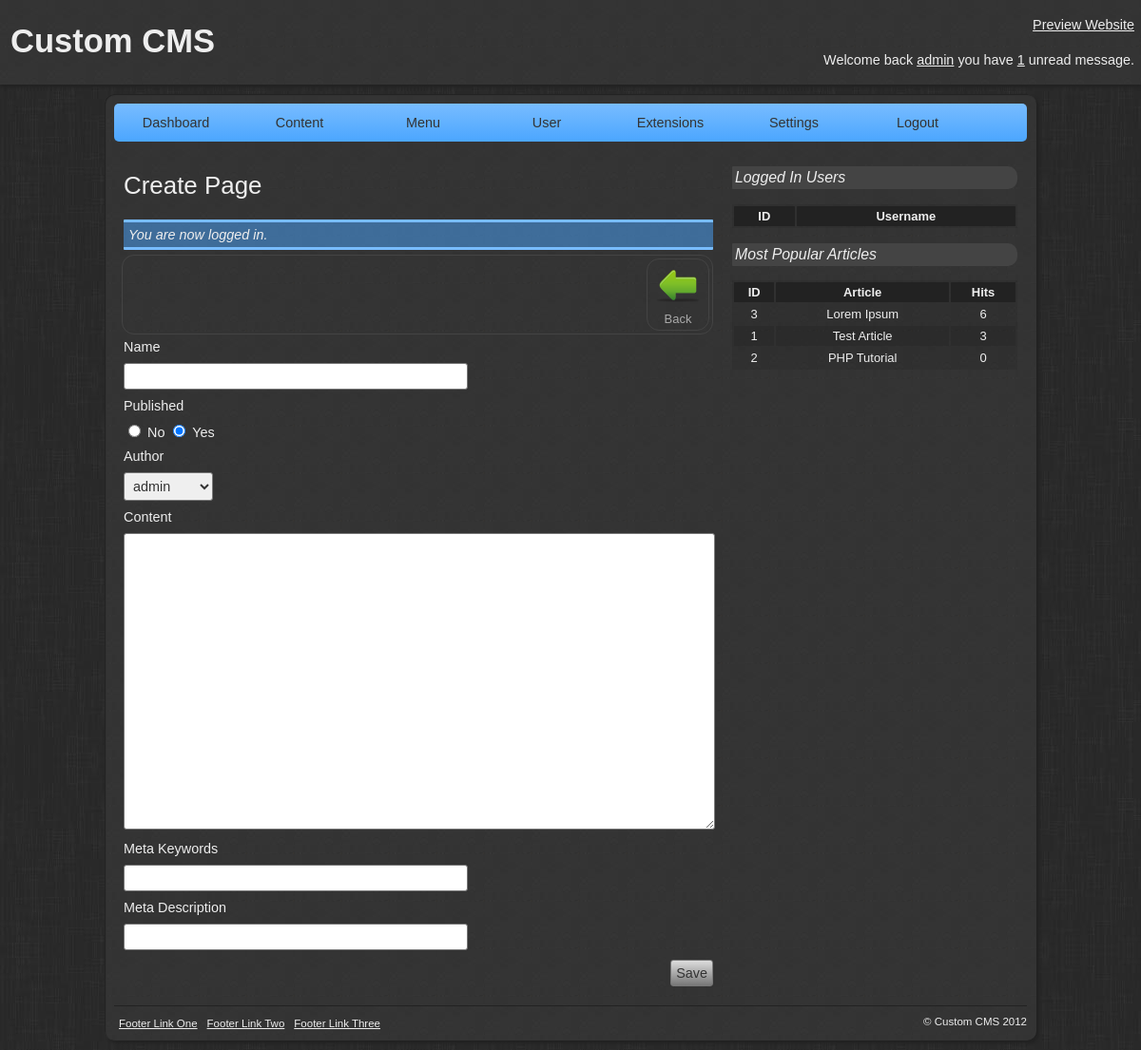
The page /admin/create-page.php (signed in) on the database its author committed.
### tables this page shows
CREATE TABLE IF NOT EXISTS `tbl_articles` (
  `id` int(11) NOT NULL AUTO_INCREMENT,
  `author` int(11) NOT NULL,
  `category` int(11) NOT NULL,
  `name` varchar(255) NOT NULL,
  `content` text NOT NULL,
  `keywords` varchar(100) NOT NULL,
  `description` varchar(100) NOT NULL,
  `hits` int(11) NOT NULL,
  `published` int(1) NOT NULL,
  `comments` int(1) NOT NULL,
  `date_modified` datetime NOT NULL,
  `date_created` datetime NOT NULL,
  PRIMARY KEY (`id`)
);

### library/core/mysql.php (called while the page is built, shortened)
<?php
class MySQL {
	private $connection;
	public function open_connection() {
		$this->connection = mysql_connect(DATABASE_SERVER, DATABASE_USERNAME, DATABASE_PASSWORD);
		if(!$this->connection) {
			die("MySQL connection failed: " . mysql_error());
		} else {
			$db_select = mysql_select_db(DATABASE_NAME, $this->connection);
		}
	}
	public function query($sql) {
		$result = mysql_query($sql, $this->connection);
		return $result;
	}
	public function fetch_array($result) {
		return mysql_fetch_array($result);
	}
}
$database = new MySQL();
?>

### library/core/core.php (called while the page is built, shortened)
<?php
class Core {
	protected static $table_name;
	public static function instantiate($record) {
		$object = new $class_name;
		foreach($record as $attribute => $value) {
			if($object->has_attribute($attribute)) {
				$object->$attribute = $value;
			}
		}
		return $object;
	}
	public static function find_all() {
		return static::find_by_sql("SELECT * FROM " . DATABASE_TBL_PREFIX . static::$table_name . " ORDER BY id ASC");
	}
	public static function find_by_id($id=0) {
		$result_array = static::find_by_sql("SELECT * FROM " . DATABASE_TBL_PREFIX . static::$table_name . " WHERE id={$id} LIMIT 1");
		return !empty($result_array) ? array_shift($result_array) : false;
	}
	public static function find_by_sql($sql="") {
		global $database;
		$result = $database->query($sql);
		$object_array = array();
		while($row = $database->fetch_array($result)) {
			$object_array[] = static::instantiate($row);
		}
		return $object_array;
	}
	private function has_attribute($attribute) {
		$object_vars = get_object_vars($this);
		return array_key_exists($attribute, $object_vars);
	}
}
?>

### library/core/permission.php (called while the page is built, shortened)
<?php
class Permission extends Core {
	public static function access($access) {
		global $session;
		$user = User::find_by_id($session->user_id);
	}
}
?>

### library/core/article.php (called while the page is built, shortened)
<?php
class Article extends Core {
	public static $table_name = 'articles';
	public static function most_popular($number = 3) {
		return static::find_by_sql("SELECT * FROM " . DATABASE_TBL_PREFIX . self::$table_name . " ORDER BY hits DESC LIMIT {$number}");
	}
}
?>

### admin/create-page.php (the view, shortened to what this page needs)
<?php
Permission::access(4);
require(ADMIN_TEMPLATE.'header.php');
?>
<div class="toolbar">
    <a href="./manage-pages.php" class="toolbar-button" title="Back to Manage Pages" onclick="return confirm('Any unsaved changes will be lost. Continue?');"><img src="images/icons/back.png" />Back</a>
</div>
<form action="create-page.php" method="post">
	<label for="name" class="label">Name</label>
	<?php
		if(isset($page->name)) {
			$name = $page->name;
		} else {
			$name = NULL;
		}
	?>
	<input type="text" name="name" id="name" class="textbox input" value="<?php echo $name; ?>" />
	<label for="published" class="label">Published</label>
	<?php
		if(isset($page->published)) {
			if($page->published == 0) {
				$published1 = TRUE;
				$publushed2 = FALSE;
			} else {
				$published1 = FALSE;
				$published2 = TRUE;
			}
		} else {
			$published1 = FALSE;
			$published2 = TRUE;
		}
	?>
	<div class="buttonset">
		<input type="radio" name="published" id="published1" class="radio input" value="0"<?php if($published1 == TRUE) { echo ' checked'; } ?> />
		<label for="published1" class="radiolabel">No</label>
		<input type="radio" name="published" id="published2" class="radio input" value="1"<?php if($published2 == TRUE) { echo ' checked'; } ?> />
		<label for="published2" class="radiolabel">Yes</label>
	</div>
	<label for="author" class="label">Author</label>
	<?php
		$users = User::find_all();
	?>
	<select name="author" id="author" class="select input">
		<?php foreach($users as $user): ?>
			<option value="<?php echo $user->id; ?>"><?php echo $user->username; ?></option>
		<?php endforeach; ?>
	</select>
	<label for="content" class="label">Content</label>
	<?php
		if(isset($page->content)) {
			$content = $page->content;
		} else {
			$content = NULL;
		}
	?>
	<textarea name="content" id="content" class="textarea input editor"><?php echo $content; ?></textarea>
	<label for="keywords" class="label">Meta Keywords</label>
	<?php
		if(isset($page->keywords)) {
			$keywords = $page->keywords;
		} else {
			$keywords = NULL;
		}
	?>
	<input type="text" name="keywords" id="keywords" class="textbox input" value="<?php echo $keywords; ?>" />
	<label for="description" class="label">Meta Description</label>
	<?php
		if(isset($page->description)) {
			$description = $page->description;
		} else {
			$description = NULL;
		}
	?>
	<input type="text" name="description" id="description" class="textbox input" value="<?php echo $description; ?>" />
	<div class="buttonset">
    	<input type="submit" name="submit" class="button input" value="Save" />
    </div>
</form>
<?php
require(ADMIN_TEMPLATE.'footer.php');
?>

### templates/admin/newdefault/footer.php
</div>
        <div class="sidebar">
        	<h3>Logged In Users</h3>
            <table class="sidebar-table">
            	<tr>
                    <th>ID</th>
                    <th>Username</th>
                </tr>
            </table>
            <h3>Most Popular Articles</h3>
			<table class="sidebar-table">
				<tr>
					<th>ID</th>
					<th>Article</th>
					<th>Hits</th>
				</tr>
				<?php
					$most_popular_articles = Article::most_popular();
					foreach($most_popular_articles as $mpa):
				?>
				<tr>
					<td><?php echo $mpa->id; ?></td>
					<td><?php echo $mpa->name; ?></td>
					<td><?php echo $mpa->hits; ?></td>
				</tr>
				<?php endforeach; ?>
			</table>
        </div>
        <div class="footer">
            <div class="footer-left">
                <ul>
                    <li><a href="#">Footer Link One</a></li>
                    <li><a href="#">Footer Link Two</a></li>
                    <li><a href="#">Footer Link Three</a></li>
                </ul>
            </div>
            <div class="footer-right">
                <p>&copy; Custom CMS 2012</p>
            </div>
        </div>
    </div>
</body>
</html>

### templates/admin/newdefault/css/style.css (style rules this page uses)
body { margin: 0; padding: 0; font: .9em Arial; background: url('../images/background.jpg') #222; }
.sidebar { width: 300px; float: left; padding: 10px; }
.sidebar h3 { font-size: 1.1em; background: #444; padding: 3px; border-radius: 1px 10px 10px 1px; font-weight: 500; font-style: italic; }
.sidebar-table { width: 100%; font-size: .9em; background: #2F2F2F; background: rgba(11, 11, 11, .1); }
.sidebar-table tr:nth-child(odd) { background: rgba(28, 28, 28, .2); }
.sidebar-table th { background: #222; padding: 3px; border-radius: 1px 1px 0px 0px; }
.sidebar-table td { text-align: center; padding: 3px; }
.footer { width: 960px; padding: 10px 0 0; margin: 10px auto 0px; overflow: hidden; color: #EEE; font-size: .8em; border-top: 1px solid #222; }
.footer-left { float: left; }
.footer-right { float: right; }
.footer p { margin: 0; padding: 0; }
.footer ul { overflow: hidden; text-align: center; list-style: none; margin: 0; padding: 0; }
.footer ul li { float: left; }
.footer ul li a, .footer ul li a:link, .footer ul li a:visited { color: #EEE; display: block; padding: 2px 5px; transition: linear all 0.5s; -moz-transition: linear all 0.5s; -webkit-transition: linear all 0.5s; }
.label { display: block; margin: 9px 0; }
.input { padding: 5px; font-size: 1em; border: 1px solid #777; border-radius: 3px; color: #333; transition: linear all 0.5s; -moz-transition: linear all 0.5s; -webkit-transition: linear all 0.5s; }
.textbox { width: 350px; }
.textarea { width: 610px; height: 150px; }
.editor { width: 610px; height: 300px; }
.button { display: block; float: right; margin: 10px 0px 10px 10px; cursor: pointer; background: -moz-linear-gradient(0% 100% 90deg, #999, #DDD) #999; background: -webkit-gradient(linear, 50% 0%, 50% 100%, from(#DDD), to(#777)); }
.radio { border: none; }
.toolbar { float: right; border: 1px solid #444; padding: 3px; border-radius: 13px; margin: 0 0 5px; width: 614px; }
.toolbar-button, .toolbar-button:link, .toolbar-button:visited { padding: 4px 8px; color: #AAA; text-decoration: none; float: right; border-radius: 13px; margin: 0px 0px 0px 5px; border: 1px solid #444; font-size: .9em; text-align: center; vertical-align: baseline; width: 48px; transition: linear all 0.5s; -moz-transition: linear all 0.5s; -webkit-transition: linear all 0.5s; }
.toolbar-button img { border: none; }

### rows shown on the page
tbl_articles: id "3", name "Lorem Ipsum", hits "6"
tbl_articles: id "1", name "Test Article", hits "3"
tbl_articles: id "2", name "PHP Tutorial", hits "0"

### other values the page prints
$_SESSION['user_username'] "admin"
Message::unread_messages($_SESSION['user_id']) "1"
$title "Create Page"
$_SESSION['message'] "You are now logged in."
form field author "admin"
